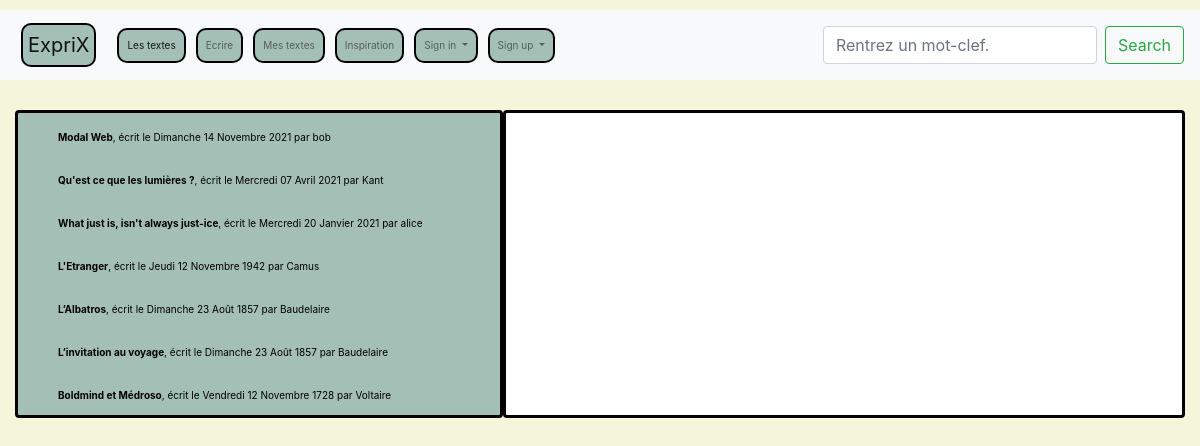
The page /EspriX/index.php?todo=afficher_textes&action=disconnect on the database its author committed.
### tables this page shows
CREATE TABLE `textes` (
  `id` int(11) NOT NULL,
  `pseudo` varchar(30) NOT NULL,
  `title` varchar(100) NOT NULL,
  `date` date DEFAULT NULL,
  `summary` varchar(5000) DEFAULT NULL,
  `main` varchar(10000) NOT NULL,
  `comment` tinyint(1) NOT NULL DEFAULT 1
);

### EspriX/database.php (called while the page is built, shortened)
<?php
function format_date($originalDate){
    $english_months = array('01 ', '02 ', '03' , '04 ' , '05 ', '06 ', '07 ', '08 ', '09 ', '10 ', '11 ', '12 ');
    $french_months = array('Janvier ', 'Février ', 'Mars ', 'Avril ', 'Mai ', 'Juin ', 'Juillet ', 'Août ', 'Septembre ', 'Octobre ', 'Novembre ', 'Décembre ');
    $english_days = array('Monday', 'Tuesday', 'Wednesday', 'Thursday', 'Friday', 'Saturday', 'Sunday');
    $french_days = array('Lundi', 'Mardi', 'Mercredi', 'Jeudi', 'Vendredi', 'Samedi', 'Dimanche');
    $DateTime = DateTime::createFromFormat('Y-m-d', $originalDate);
    $newDate2 = $DateTime->format('m Y');
    $newDate1 = $DateTime->format('l d');
    return str_replace($english_months,$french_months,str_replace($english_days, $french_days, $newDate1)).' '.str_replace($english_months,$french_months,str_replace($english_days, $french_days, $newDate2));
   }

### EspriX/textslist.php (the view, shortened to what this page needs)
<link rel="stylesheet" type="text/css" href="mon_css/textslist.css">
<div class="row" style="padding : 30px; height:100%">
    <div class="col-5 rounded afftitres">
        <div class="list-group" id="list-tab" role="tablist">
            <?php
            $dbh = Database::connect();
            $sth = $dbh->prepare("SELECT `id`,`pseudo`,`title`,`date`,`summary` FROM `textes` ORDER BY `date` DESC");
            $sth->execute();
            while ($donnees = $sth->fetch(PDO::FETCH_ASSOC)) {
                echo '<a class="list-group-item list-group-item-action rounded" id = "list-' . $donnees["id"] . '-list" data-toggle="tab" href="#list-' . $donnees["id"] . '" role="tab" aria-controls="list-' . $donnees["id"] . '" style = "background-color :#a4bfb6; border:0px; color:black"><b>' . $donnees["title"] . '</b>, écrit le ' . format_date($donnees["date"]) . ' par ' . $donnees["pseudo"] . ' </a> ';
            }
            ?>
        </div>
    </div>
    <div class="col-7 rounded affsummary">
    </div>
</div>

### EspriX/mon_css/general.css (style rules this page uses)
body { color:black; font-size:10px; margin-top: 10px; margin-bottom: 10px; }
a { display: inline-block; background-color: #a4bfb6; border-radius: 10px; border: 2px solid #000000; color: #000000; text-align: center; font-size: 10px; padding: 5px; transition: all 0.5s; cursor: pointer; margin: 5px; }

### EspriX/mon_css/textslist.css (style rules this page uses)
.afftitres { background-color : #a4bfb6; border : solid; overflow:scroll; height:100%" }
.affsummary { background-color : white; border : solid; padding: 20px; overflow:scroll; height:100%" }

### rows shown on the page
textes: title "Modal Web", date "Dimanche 14 Novembre 2021", pseudo "bob"
textes: title "Qu'est ce que les lumières ?", date "Mercredi 07 Avril 2021", pseudo "Kant"
textes: title "What just is, isn't always just-ice", date "Mercredi 20 Janvier 2021", pseudo "alice"
textes: title "L'Etranger", date "Jeudi 12 Novembre 1942", pseudo "Camus"
textes: title "L’Albatros", date "Dimanche 23 Août 1857", pseudo "Baudelaire"
textes: title "L’invitation au voyage", date "Dimanche 23 Août 1857", pseudo "Baudelaire"
textes: title "Boldmind et Médroso", date "Vendredi 12 Novembre 1728", pseudo "Voltaire"
